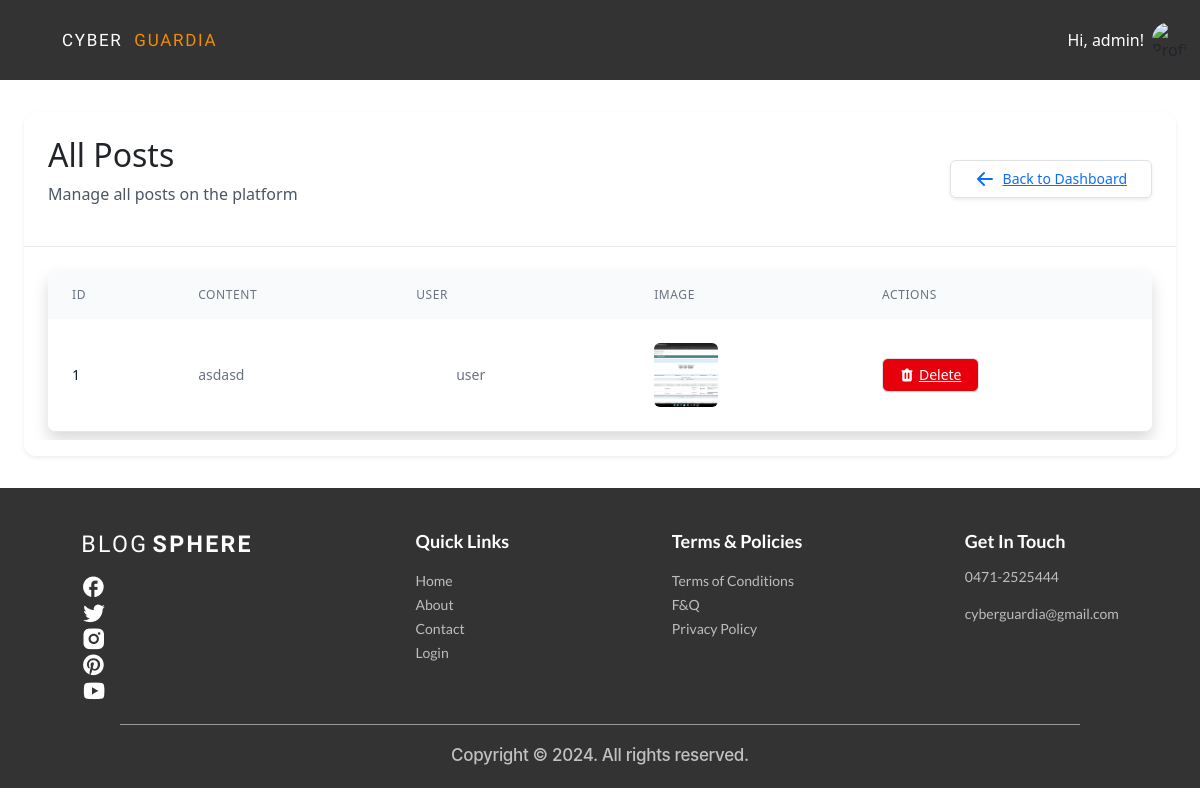
/admin_panel/posts/ (signed in), run on an earlier commit of the app's database.
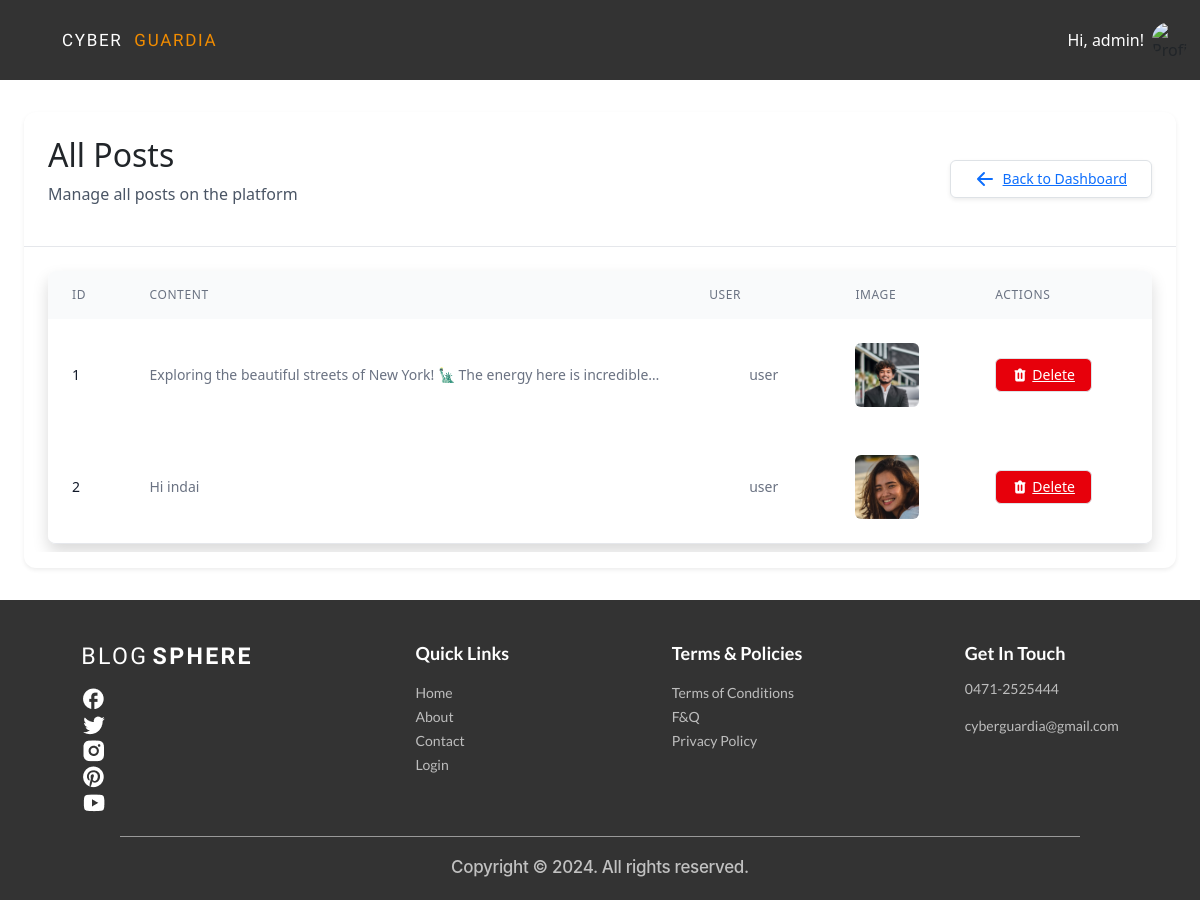
And on a later commit of the database.
### posts/models.py (models this page shows, shortened)
class Post(models.Model):
    user = models.ForeignKey(User, on_delete=models.CASCADE)
    content = models.TextField(blank=True)
    location = models.CharField(max_length=255, blank=True)
    image = models.ImageField(upload_to='post_images/', blank=True, null=True)
    created_at = models.DateTimeField(auto_now_add=True)

### account/models.py (models this page shows)
class User(AbstractUser):
    USER_TYPE_CHOICES = (
        ('normal', 'Normal User'),
        ('advertiser', 'Advertiser'),
    )
    user_type = models.CharField(max_length=20, choices=USER_TYPE_CHOICES, default='normal')

### admin_panel/views.py (the view)
# urls.py: path('posts/', views.all_posts, name='all_posts'),
@never_cache
@login_required
@user_passes_test(is_admin)
def all_posts(request):
    posts = Post.objects.all()
    return render(request, 'admin_panel/all_posts.html', {'posts': posts})

### admin_panel/views.py (called while the page is built)
def is_admin(user):
    return user.is_superuser

### admin_panel/templates/admin_panel/all_posts.html (shortened to what the changed rows need)
{% extends "base.html" %}
{% block content %}
<div class="max-w-7xl mx-auto px-4 sm:px-6 lg:px-8 py-8">
    <div class="bg-white dark:bg-gray-800 rounded-xl shadow-sm overflow-hidden">
        <div class="p-6 border-b border-gray-200 dark:border-gray-700 flex justify-between items-center">
            <div>
                <h2 class="text-2xl font-bold text-gray-900 dark:text-white">All Posts</h1>
                <p class="text-gray-600 dark:text-gray-400">Manage all posts on the platform</p>
            </div>
        </div>
        <div class="p-6">
            <div class="flex flex-col">
                <div class="-my-2 overflow-x-auto sm:-mx-6 lg:-mx-8">
                    <div class="py-2 align-middle inline-block min-w-full sm:px-6 lg:px-8">
                        <div class="shadow overflow-hidden border-b border-gray-200 dark:border-gray-700 sm:rounded-lg">
                            <table class="min-w-full divide-y divide-gray-200 dark:divide-gray-700">
                                <thead class="bg-gray-50 dark:bg-gray-900">
                                    <tr>
                                        <th scope="col" class="px-6 py-3 text-left text-xs font-medium text-gray-500 dark:text-gray-400 uppercase tracking-wider">ID</th>
                                        <th scope="col" class="px-6 py-3 text-left text-xs font-medium text-gray-500 dark:text-gray-400 uppercase tracking-wider">Content</th>
                                        <th scope="col" class="px-6 py-3 text-left text-xs font-medium text-gray-500 dark:text-gray-400 uppercase tracking-wider">User</th>
                                        <th scope="col" class="px-6 py-3 text-left text-xs font-medium text-gray-500 dark:text-gray-400 uppercase tracking-wider">Image</th>
                                        <th scope="col" class="px-6 py-3 text-left text-xs font-medium text-gray-500 dark:text-gray-400 uppercase tracking-wider">Actions</th>
                                    </tr>
                                </thead>
                                <tbody class="bg-white dark:bg-gray-800 divide-y divide-gray-200 dark:divide-gray-700">
                                    {% for post in posts %}
                                    <tr class="hover:bg-gray-50 dark:hover:bg-gray-700 transition-colors duration-150">
                                        <td class="px-6 py-4 whitespace-nowrap text-sm font-medium text-gray-900 dark:text-white">{{ post.id }}</td>
                                        <td class="px-6 py-4 text-sm text-gray-500 dark:text-gray-400 max-w-md truncate">{{ post.content }}</td>
                                        <td class="px-6 py-4 whitespace-nowrap text-sm text-gray-500 dark:text-gray-400">
                                            <div class="flex items-center">
                                                <div class="h-8 w-8 rounded-full bg-primary-500 flex items-center justify-center text-white font-semibold mr-2">
                                                </div>
                                                <span>{{ post.user.username }}</span>
                                            </div>
                                        </td>
                                        <td class="px-6 py-4 whitespace-nowrap text-sm text-gray-500 dark:text-gray-400">
                                            {% if post.image %}
                                            <img class="h-16 w-16 rounded-md object-cover" src="{{ post.image.url }}" alt="Post image">
                                            {% else %}
                                            <span class="text-gray-400 dark:text-gray-500">No image</span>
                                            {% endif %}
                                        </td>
                                        <td class="px-6 py-4 whitespace-nowrap text-sm font-medium">
                                            <a href="{% url 'delete_post' post.id %}" class="inline-flex items-center px-3 py-2 border border-transparent text-sm leading-4 font-medium rounded-md text-white bg-red-600 hover:bg-red-700 focus:outline-none focus:ring-2 focus:ring-offset-2 focus:ring-red-500">
                                                Delete
                                            </a>
                                        </td>
                                    </tr>
                                    {% empty %}
                                    <tr>
                                        <td colspan="5" class="px-6 py-4 text-center text-sm text-gray-500 dark:text-gray-400">No posts found</td>
                                    </tr>
                                    {% endfor %}
                                </tbody>
                            </table>
                        </div>
                    </div>
                </div>
            </div>
        </div>
    </div>
</div>
{% endblock %}

What changed in the data, as far as the page shows it:
changed Post id 1: content "asdasd" → "Exploring the beautiful streets of New York! 🗽 The energy here is incredible…"; image: a different picture
added Post: id "2", content "Hi indai", user.username "user", image (picture)
